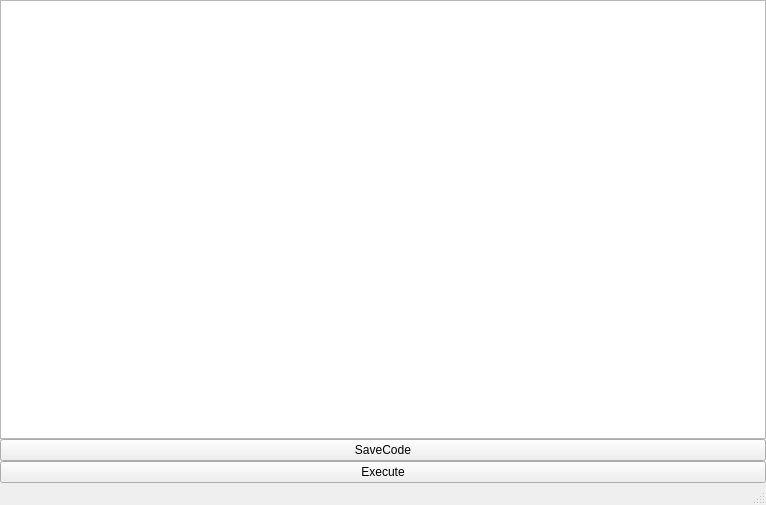
<?xml version="1.0" encoding="UTF-8"?>
<ui version="4.0">
 <class>Output</class>
 <widget class="QMainWindow" name="Output">
  <property name="geometry">
   <rect>
    <x>0</x>
    <y>0</y>
    <width>766</width>
    <height>505</height>
   </rect>
  </property>
  <property name="windowTitle">
   <string>Output</string>
  </property>
  <widget class="QWidget" name="centralwidget">
   <property name="autoFillBackground">
    <bool>false</bool>
   </property>
   <layout class="QVBoxLayout" name="verticalLayout" stretch="0,0,0">
    <property name="spacing">
     <number>0</number>
    </property>
    <property name="leftMargin">
     <number>0</number>
    </property>
    <property name="topMargin">
     <number>0</number>
    </property>
    <property name="rightMargin">
     <number>0</number>
    </property>
    <property name="bottomMargin">
     <number>0</number>
    </property>
    <item>
     <widget class="QPlainTextEdit" name="outputTextEdit"/>
    </item>
    <item>
     <widget class="QPushButton" name="saveCodeButton">
      <property name="text">
       <string>SaveCode</string>
      </property>
     </widget>
    </item>
    <item>
     <widget class="QPushButton" name="executeButton">
      <property name="text">
       <string>Execute</string>
      </property>
     </widget>
    </item>
   </layout>
  </widget>
  <widget class="QStatusBar" name="statusbar"/>
 </widget>
 <resources/>
 <connections/>
</ui>
